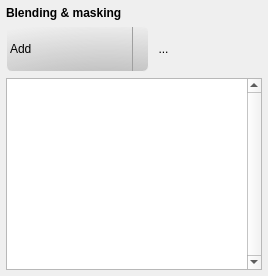
     <widget class="QWidget" name="Blending">
      <property name="accessibleName">
       <string/>
      </property>
      <attribute name="icon">
       <iconset resource="../icons.qrc">
        <normaloff>:/glmixer/icons/blending.png</normaloff>:/glmixer/icons/blending.png</iconset>
      </attribute>
      <attribute name="title">
       <string notr="true"/>
      </attribute>
      <layout class="QVBoxLayout" name="verticalLayout">
       <property name="leftMargin">
        <number>6</number>
       </property>
       <property name="topMargin">
        <number>6</number>
       </property>
       <property name="rightMargin">
        <number>6</number>
       </property>
       <property name="bottomMargin">
        <number>6</number>
       </property>
       <item>
        <widget class="QLabel" name="label">
         <property name="styleSheet">
          <string notr="true">font: bold;</string>
         </property>
         <property name="text">
          <string>Blending &amp; masking</string>
         </property>
         <property name="margin">
          <number>2</number>
         </property>
        </widget>
       </item>
       <item>
        <layout class="QHBoxLayout" name="horizontalLayout_7">
         <property name="spacing">
          <number>4</number>
         </property>
         <item>
          <widget class="QComboBox" name="blendingBox">
           <property name="sizePolicy">
            <sizepolicy hsizetype="Expanding" vsizetype="Fixed">
             <horstretch>0</horstretch>
             <verstretch>0</verstretch>
            </sizepolicy>
           </property>
           <property name="minimumSize">
            <size>
             <width>0</width>
             <height>46</height>
            </size>
           </property>
           <property name="toolTip">
            <string>Blending mode
(how the colors are mixed with other sources)</string>
           </property>
           <property name="statusTip">
            <string>Blending mode\n(how the colors are mixed with other sources)</string>
           </property>
           <property name="styleSheet">
            <string notr="true">QComboBox {
     border: 1px solid palette(button);
     border-radius: 6px;
     padding: 1px 3px 1px 3px;
     icon-size: 40px;
font-size: 12px;
 }

QComboBox:!editable {
      background: qradialgradient(cx: 0.7, cy: 1.4, fx: 0.7, fy: 1.9, radius: 1.5, stop: 0 palette(dark), stop: 1 transparent );
 }

 QComboBox:!editable:on {
     background: qradialgradient(cx: 0.7, cy: 1.4, fx: 0.7, fy: 1.9, radius: 1.9, stop: 0 palette(dark), stop: 1 transparent );
 }

 QComboBox:on { /* shift the text when the popup opens */
     padding-top: 3px;
     padding-left: 4px;
 }

 QComboBox::drop-down {
     subcontrol-origin: padding;
     subcontrol-position: top right;
     width: 15px;

     border-left-width: 1px;
     border-left-color: palette(dark);
     border-left-style: solid; /* just a single line */
     border-top-right-radius: 6px; /* same radius as the QComboBox */
     border-bottom-right-radius: 6px;
 }

 QComboBox::down-arrow {
     image: url(:/glmixer/icons/downarrow.png);
 }

 QComboBox::down-arrow:on { /* shift the arrow when popup is open */
     top: 1px;
     left: 1px;
 }</string>
           </property>
           <property name="currentIndex">
            <number>1</number>
           </property>
           <property name="iconSize">
            <size>
             <width>40</width>
             <height>40</height>
            </size>
           </property>
           <property name="frame">
            <bool>false</bool>
           </property>
           <item>
            <property name="text">
             <string>Custom</string>
            </property>
            <property name="icon">
             <iconset resource="../images.qrc">
              <normaloff>:/glmixer/images/blend_custom.png</normaloff>:/glmixer/images/blend_custom.png</iconset>
            </property>
           </item>
           <item>
            <property name="text">
             <string notr="true">Add</string>
            </property>
            <property name="icon">
             <iconset resource="../images.qrc">
              <normaloff>:/glmixer/images/blend_colormix.png</normaloff>:/glmixer/images/blend_colormix.png</iconset>
            </property>
           </item>
           <item>
            <property name="text">
             <string notr="true">Subtract</string>
            </property>
            <property name="icon">
             <iconset resource="../images.qrc">
              <normaloff>:/glmixer/images/blend_inversecolormix.png</normaloff>:/glmixer/images/blend_inversecolormix.png</iconset>
            </property>
           </item>
           <item>
            <property name="text">
             <string notr="true">Add layer</string>
            </property>
            <property name="icon">
             <iconset resource="../images.qrc">
              <normaloff>:/glmixer/images/blend_layercolormix.png</normaloff>:/glmixer/images/blend_layercolormix.png</iconset>
            </property>
           </item>
           <item>
            <property name="text">
             <string notr="true">Subtract layer</string>
            </property>
            <property name="icon">
             <iconset resource="../images.qrc">
              <normaloff>:/glmixer/images/blend_layerinversecolormix.png</normaloff>:/glmixer/images/blend_layerinversecolormix.png</iconset>
            </property>
           </item>
           <item>
            <property name="text">
             <string notr="true">Opacity</string>
            </property>
            <property name="icon">
             <iconset resource="../images.qrc">
              <normaloff>:/glmixer/images/blend_layeropacity.png</normaloff>:/glmixer/images/blend_layeropacity.png</iconset>
            </property>
           </item>
          </widget>
         </item>
         <item>
          <widget class="QToolButton" name="blendingCustomButton">
           <property name="minimumSize">
            <size>
             <width>0</width>
             <height>40</height>
            </size>
           </property>
           <property name="maximumSize">
            <size>
             <width>16777215</width>
             <height>40</height>
            </size>
           </property>
           <property name="styleSheet">
            <string notr="true">QToolButton {  border: 1px solid transparent;    border-radius:5px;   background: transparent;} QToolButton:pressed { background: palette(midlight); } QToolButton:hover { border-color:  palette(highlight); }</string>
           </property>
           <property name="text">
            <string>...</string>
           </property>
           <property name="icon">
            <iconset resource="../icons.qrc">
             <normaloff>:/glmixer/icons/tools.png</normaloff>:/glmixer/icons/tools.png</iconset>
           </property>
          </widget>
         </item>
         <item>
          <widget class="QPushButton" name="blendingColorButton">
           <property name="sizePolicy">
            <sizepolicy hsizetype="Maximum" vsizetype="Fixed">
             <horstretch>0</horstretch>
             <verstretch>0</verstretch>
            </sizepolicy>
           </property>
           <property name="minimumSize">
            <size>
             <width>40</width>
             <height>40</height>
            </size>
           </property>
           <property name="maximumSize">
            <size>
             <width>40</width>
             <height>40</height>
            </size>
           </property>
           <property name="toolTip">
            <string>Base color 
(tint of the source)</string>
           </property>
           <property name="statusTip">
            <string>Base color \n(tint of the source)</string>
           </property>
           <property name="styleSheet">
            <string notr="true">QPushButton{
     border-width: 1px;
     border-style: solid;
     border-color: palette(button);
     background-color: palette(window);
     border-radius: 5px;
}
QPushButton:disabled{
     background-color: palette(window);
}
QPushButton:pressed { 
     border-width: 1px;
     border-style: inset;
     border-color: palette(dark);
}
QPushButton:hover { 
     border-color: palette(highlight);
}</string>
           </property>
           <property name="flat">
            <bool>false</bool>
           </property>
          </widget>
         </item>
         <item>
          <widget class="QToolButton" name="blendingPixelatedButton">
           <property name="minimumSize">
            <size>
             <width>40</width>
             <height>40</height>
            </size>
           </property>
           <property name="maximumSize">
            <size>
             <width>40</width>
             <height>40</height>
            </size>
           </property>
           <property name="toolTip">
            <string>Smoothed / Pixelated 
(smooth between pixels or show square pixels)</string>
           </property>
           <property name="statusTip">
            <string>Smoothed / Pixelated \n(smooth between pixels or show square pixels)</string>
           </property>
           <property name="styleSheet">
            <string notr="true">QToolButton {  border: 1px solid transparent;  background: transparent; width: 40px; height: 40px;} QToolButton:pressed { background: palette(midlight); } QToolButton:hover { border-color:  palette(highlight); } QToolButton:checked { border: 1px solid transparent;  }</string>
           </property>
           <property name="icon">
            <iconset resource="../images.qrc">
             <normaloff>:/glmixer/images/nico_smooth.png</normaloff>
             <normalon>:/glmixer/images/nico_pixelized.png</normalon>:/glmixer/images/nico_smooth.png</iconset>
           </property>
           <property name="iconSize">
            <size>
             <width>40</width>
             <height>40</height>
            </size>
           </property>
           <property name="checkable">
            <bool>true</bool>
           </property>
           <property name="checked">
            <bool>false</bool>
           </property>
          </widget>
         </item>
        </layout>
       </item>
       <item>
        <widget class="QListWidget" name="blendingMaskList">
         <property name="sizePolicy">
          <sizepolicy hsizetype="Expanding" vsizetype="Expanding">
           <horstretch>0</horstretch>
           <verstretch>0</verstretch>
          </sizepolicy>
         </property>
         <property name="toolTip">
          <string>Layer mask 
(smooth blending following an alpha mask)</string>
         </property>
         <property name="styleSheet">
          <string notr="true">QListWidget{ 
	font-size: 11px;
 }
QListWidget::item:selected {
     background-color: qlineargradient(spread:pad, x1:0, y1:1, x2:0, y2:0,  stop: 0 palette(Highlight), stop: 1 transparent );
	 color: palette(HighlightedText)
 }
QListWidget::item:focus {
     background-color: qlineargradient(spread:pad, x1:0, y1:1, x2:0, y2:0,  stop: 0 palette(Highlight), stop: 1 transparent );
	 color: palette(HighlightedText)
 }
QListWidget::item:selected:hover {
     background-color: palette(Highlight);
 }
QListWidget::item:focus:hover {
     background-color: palette(Highlight);
 }
QListWidget::item:hover {     
    background-color: qradialgradient(cx: 0.7, cy: 1.5, fx: 0.7, fy: 1.9, radius: 1.2, stop: 0 palette(Highlight), stop: 1 transparent );
 }</string>
         </property>
         <property name="verticalScrollBarPolicy">
          <enum>Qt::ScrollBarAlwaysOn</enum>
         </property>
         <property name="horizontalScrollBarPolicy">
          <enum>Qt::ScrollBarAlwaysOff</enum>
         </property>
         <property name="autoScroll">
          <bool>true</bool>
         </property>
         <property name="editTriggers">
          <set>QAbstractItemView::NoEditTriggers</set>
         </property>
         <property name="showDropIndicator" stdset="0">
          <bool>false</bool>
         </property>
         <property name="dragDropMode">
          <enum>QAbstractItemView::NoDragDrop</enum>
         </property>
         <property name="iconSize">
          <size>
           <width>60</width>
           <height>60</height>
          </size>
         </property>
         <property name="verticalScrollMode">
          <enum>QAbstractItemView::ScrollPerPixel</enum>
         </property>
         <property name="horizontalScrollMode">
          <enum>QAbstractItemView::ScrollPerPixel</enum>
         </property>
         <property name="movement">
          <enum>QListView::Static</enum>
         </property>
         <property name="flow">
          <enum>QListView::LeftToRight</enum>
         </property>
         <property name="isWrapping" stdset="0">
          <bool>true</bool>
         </property>
         <property name="resizeMode">
          <enum>QListView::Adjust</enum>
         </property>
         <property name="spacing">
          <number>1</number>
         </property>
         <property name="viewMode">
          <enum>QListView::IconMode</enum>
         </property>
         <property name="uniformItemSizes">
          <bool>true</bool>
         </property>
         <property name="selectionRectVisible">
          <bool>false</bool>
         </property>
         <property name="currentRow">
          <number>-1</number>
         </property>
        </widget>
       </item>
      </layout>
     </widget>
